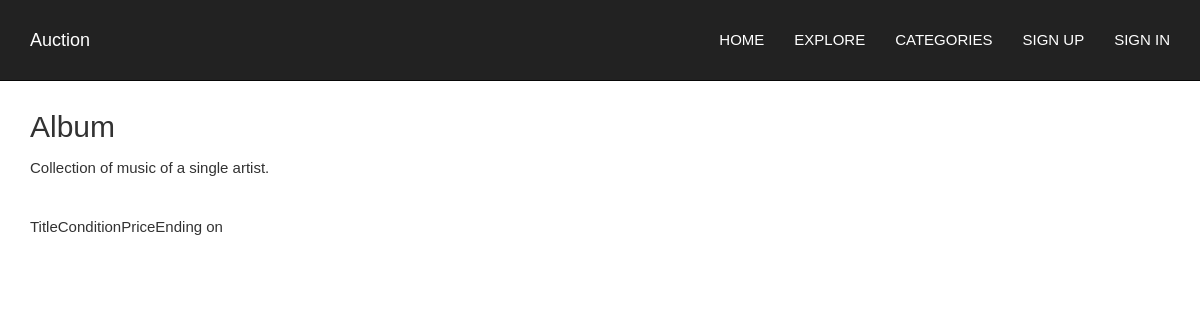
Screenshot of /categories/2/ with the database file from the repository.
### bidding/models.py (models this page shows, shortened)
class ItemCategory(models.Model):
    title = models.CharField(max_length=100)
    description = models.TextField(blank=True)
    parent = models.ForeignKey('self', blank=True, null=True)

### bidding/views.py (the view)
# urls.py: url(r'^categories/(?P<pk>\d+)/$', view_category, name='view_category'),
def view_category(request, pk):
    try:
        category = ItemCategory.objects.get(pk=pk)
    except ItemCategory.DoesNotExist:
        raise Http404
    auction_events = AuctionEvent.objects.get_current_auctions().filter(item__category=category)
    auction_paginator = Paginator(auction_events, 10)
    try:
        page = int(request.GET.get('page', '1'))
    except ValueError:
        page = 1
    try:
        auction_page = auction_paginator.page(page)
    except (EmptyPage, InvalidPage):
        auction_page = auction_paginator.page(auction_paginator.num_pages)
    context = {
        'category': category,
        'auction_page': auction_page
              }
    return render(request, 'bidapp/view_category.html', context)

### bidding/models.py (called while the page is built)
    def get_current_auctions(self):
        current_time = timezone.now()
        return self.filter(item__status=AUCTION_ITEM_STATUS_RUNNING, start_time__lt=current_time, end_time__gt=current_time)

### bidding/templates/bidapp/view_category.html (shortened to what this page needs)
{% extends 'bidapp/base.html' %}
{% load staticfiles %}
{% block body %}
    <h2>{{ category.title }}</h2>
    <p>{{ category.description|safe }}</p>
    <br />
    <table cellpadding=0 cellspacing=0 class="contenttable">
        <thead>
            <tr>
                <td>Title</td>
                <td>Condition</td>
                <td>Price</td>
                <td>Ending on</td>
            </tr>
        </thead>
    </table>
{% endblock %}

### bidding/static/css/style.css (style rules this page uses)
body { font-family: 'Source Sans Pro', sans-serif; line-height: 1.5; color: #323232; font-size: 15px; font-weight: 400; text-rendering: optimizeLegibility; -webkit-font-smoothing: antialiased; -moz-font-smoothing: antialiased; }
p { font-weight:300; line-height:30px; }

### rows the page displays
ItemCategory: title "Album", description "Collection of music of a single artist."
